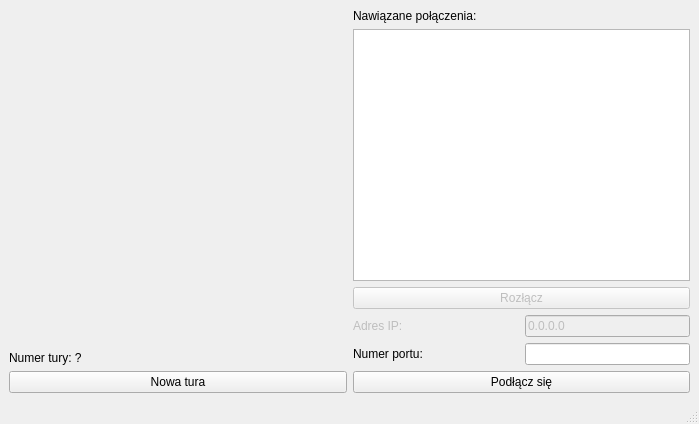
<?xml version="1.0" encoding="UTF-8"?>
<ui version="4.0">
 <class>MainWindow</class>
 <widget class="QMainWindow" name="MainWindow">
  <property name="geometry">
   <rect>
    <x>0</x>
    <y>0</y>
    <width>699</width>
    <height>424</height>
   </rect>
  </property>
  <property name="windowTitle">
   <string>Warcoin</string>
  </property>
  <widget class="QWidget" name="centralwidget">
   <layout class="QHBoxLayout" name="horizontalLayout">
    <item>
     <layout class="QVBoxLayout" name="layoutGry">
      <property name="sizeConstraint">
       <enum>QLayout::SetMinimumSize</enum>
      </property>
      <item>
       <widget class="QWidget" name="widget" native="true">
        <property name="sizePolicy">
         <sizepolicy hsizetype="Minimum" vsizetype="Minimum">
          <horstretch>0</horstretch>
          <verstretch>0</verstretch>
         </sizepolicy>
        </property>
        <zorder>peerList</zorder>
       </widget>
      </item>
      <item>
       <widget class="QLabel" name="nrTuryLbl">
        <property name="sizePolicy">
         <sizepolicy hsizetype="Preferred" vsizetype="Fixed">
          <horstretch>0</horstretch>
          <verstretch>0</verstretch>
         </sizepolicy>
        </property>
        <property name="text">
         <string>Numer tury: ?</string>
        </property>
       </widget>
      </item>
      <item>
       <widget class="QPushButton" name="nowaTuraBtn">
        <property name="text">
         <string>Nowa tura</string>
        </property>
       </widget>
      </item>
     </layout>
    </item>
    <item>
     <layout class="QVBoxLayout" name="verticalLayout">
      <item>
       <widget class="QLabel" name="nawiazanePolaczeniaLbl">
        <property name="text">
         <string>Nawiązane połączenia:</string>
        </property>
       </widget>
      </item>
      <item>
       <widget class="QListWidget" name="peerList">
        <property name="sizePolicy">
         <sizepolicy hsizetype="Minimum" vsizetype="Expanding">
          <horstretch>0</horstretch>
          <verstretch>0</verstretch>
         </sizepolicy>
        </property>
       </widget>
      </item>
      <item>
       <widget class="QPushButton" name="rozlaczBtn">
        <property name="enabled">
         <bool>false</bool>
        </property>
        <property name="text">
         <string>Rozłącz</string>
        </property>
       </widget>
      </item>
      <item>
       <layout class="QHBoxLayout" name="adresIpLayout">
        <item>
         <widget class="QLabel" name="adresIpLbl">
          <property name="enabled">
           <bool>false</bool>
          </property>
          <property name="text">
           <string>Adres IP:</string>
          </property>
         </widget>
        </item>
        <item>
         <widget class="QLineEdit" name="adresIpEdit">
          <property name="enabled">
           <bool>false</bool>
          </property>
          <property name="sizePolicy">
           <sizepolicy hsizetype="Minimum" vsizetype="Fixed">
            <horstretch>0</horstretch>
            <verstretch>0</verstretch>
           </sizepolicy>
          </property>
          <property name="text">
           <string>0.0.0.0</string>
          </property>
         </widget>
        </item>
       </layout>
      </item>
      <item>
       <layout class="QHBoxLayout" name="numerPortuLayout">
        <item>
         <widget class="QLabel" name="numerPortuLbl">
          <property name="text">
           <string>Numer portu:</string>
          </property>
         </widget>
        </item>
        <item>
         <widget class="QLineEdit" name="numerPortuEdit">
          <property name="sizePolicy">
           <sizepolicy hsizetype="Minimum" vsizetype="Fixed">
            <horstretch>0</horstretch>
            <verstretch>0</verstretch>
           </sizepolicy>
          </property>
         </widget>
        </item>
       </layout>
      </item>
      <item>
       <widget class="QPushButton" name="podlaczSieBtn">
        <property name="text">
         <string>Podłącz się</string>
        </property>
        <property name="checkable">
         <bool>false</bool>
        </property>
        <property name="checked">
         <bool>false</bool>
        </property>
       </widget>
      </item>
     </layout>
    </item>
   </layout>
  </widget>
  <widget class="QMenuBar" name="menubar">
   <property name="geometry">
    <rect>
     <x>0</x>
     <y>0</y>
     <width>699</width>
     <height>21</height>
    </rect>
   </property>
  </widget>
  <widget class="QStatusBar" name="statusbar">
   <property name="sizePolicy">
    <sizepolicy hsizetype="Preferred" vsizetype="Preferred">
     <horstretch>0</horstretch>
     <verstretch>0</verstretch>
    </sizepolicy>
   </property>
  </widget>
 </widget>
 <resources/>
 <connections/>
</ui>
